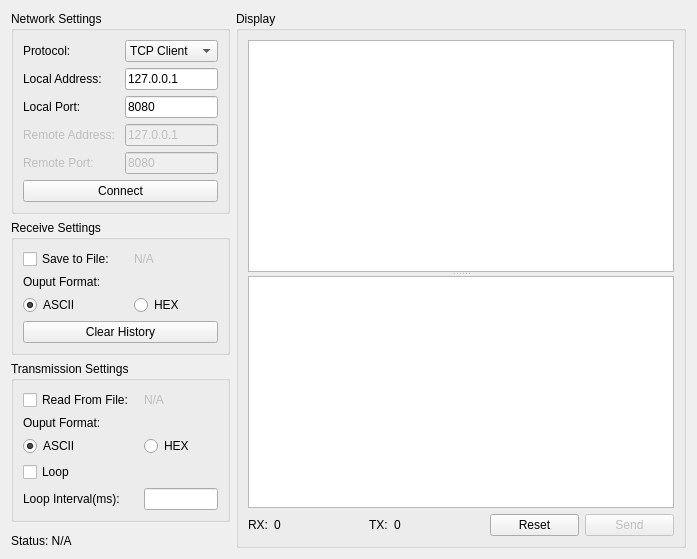
<?xml version="1.0" encoding="UTF-8"?>
<ui version="4.0">
 <class>MainWidget</class>
 <widget class="QWidget" name="MainWidget">
  <property name="geometry">
   <rect>
    <x>0</x>
    <y>0</y>
    <width>666</width>
    <height>498</height>
   </rect>
  </property>
  <property name="windowTitle">
   <string>Network Debugger</string>
  </property>
  <layout class="QGridLayout" name="MainGridLayout">
   <item row="0" column="0" colspan="2">
    <widget class="QGroupBox" name="NetworkSettingsGroupBox">
     <property name="sizePolicy">
      <sizepolicy hsizetype="Preferred" vsizetype="Preferred">
       <horstretch>0</horstretch>
       <verstretch>0</verstretch>
      </sizepolicy>
     </property>
     <property name="title">
      <string>Network Settings</string>
     </property>
     <layout class="QGridLayout" name="NetworkSettingsGridLayout">
      <item row="0" column="0">
       <widget class="QLabel" name="ProtocolLabel">
        <property name="text">
         <string>Protocol: </string>
        </property>
       </widget>
      </item>
      <item row="0" column="1">
       <widget class="QComboBox" name="ProtocolComboBox">
        <property name="sizePolicy">
         <sizepolicy hsizetype="Preferred" vsizetype="Preferred">
          <horstretch>0</horstretch>
          <verstretch>0</verstretch>
         </sizepolicy>
        </property>
        <item>
         <property name="text">
          <string>TCP Client</string>
         </property>
        </item>
        <item>
         <property name="text">
          <string>TCP Server</string>
         </property>
        </item>
        <item>
         <property name="text">
          <string>UDP</string>
         </property>
        </item>
       </widget>
      </item>
      <item row="1" column="0">
       <widget class="QLabel" name="LocalAddressLabel">
        <property name="text">
         <string>Local Address: </string>
        </property>
       </widget>
      </item>
      <item row="1" column="1">
       <widget class="QLineEdit" name="LocalAddressLineEdit">
        <property name="sizePolicy">
         <sizepolicy hsizetype="Preferred" vsizetype="Preferred">
          <horstretch>0</horstretch>
          <verstretch>0</verstretch>
         </sizepolicy>
        </property>
        <property name="text">
         <string>127.0.0.1</string>
        </property>
       </widget>
      </item>
      <item row="2" column="0">
       <widget class="QLabel" name="LocalPortLabel">
        <property name="text">
         <string>Local Port: </string>
        </property>
       </widget>
      </item>
      <item row="2" column="1">
       <widget class="QLineEdit" name="LocalPortLineEdit">
        <property name="sizePolicy">
         <sizepolicy hsizetype="Preferred" vsizetype="Preferred">
          <horstretch>0</horstretch>
          <verstretch>0</verstretch>
         </sizepolicy>
        </property>
        <property name="text">
         <string>8080</string>
        </property>
       </widget>
      </item>
      <item row="3" column="0">
       <widget class="QLabel" name="RemoteAddressLabel">
        <property name="enabled">
         <bool>false</bool>
        </property>
        <property name="text">
         <string>Remote Address: </string>
        </property>
       </widget>
      </item>
      <item row="3" column="1">
       <widget class="QLineEdit" name="RemoteAddressLineEdit">
        <property name="enabled">
         <bool>false</bool>
        </property>
        <property name="sizePolicy">
         <sizepolicy hsizetype="Preferred" vsizetype="Preferred">
          <horstretch>0</horstretch>
          <verstretch>0</verstretch>
         </sizepolicy>
        </property>
        <property name="text">
         <string>127.0.0.1</string>
        </property>
       </widget>
      </item>
      <item row="4" column="0">
       <widget class="QLabel" name="RemotePortLabel">
        <property name="enabled">
         <bool>false</bool>
        </property>
        <property name="text">
         <string>Remote Port: </string>
        </property>
       </widget>
      </item>
      <item row="4" column="1">
       <widget class="QLineEdit" name="RemotePortLineEdit">
        <property name="enabled">
         <bool>false</bool>
        </property>
        <property name="sizePolicy">
         <sizepolicy hsizetype="Preferred" vsizetype="Preferred">
          <horstretch>0</horstretch>
          <verstretch>0</verstretch>
         </sizepolicy>
        </property>
        <property name="text">
         <string>8080</string>
        </property>
       </widget>
      </item>
      <item row="5" column="0" colspan="2">
       <widget class="QPushButton" name="ConnectPushButton">
        <property name="sizePolicy">
         <sizepolicy hsizetype="Preferred" vsizetype="Preferred">
          <horstretch>0</horstretch>
          <verstretch>0</verstretch>
         </sizepolicy>
        </property>
        <property name="text">
         <string>Connect</string>
        </property>
       </widget>
      </item>
     </layout>
    </widget>
   </item>
   <item row="1" column="0" colspan="2">
    <widget class="QGroupBox" name="RXSettingsGroupBox">
     <property name="sizePolicy">
      <sizepolicy hsizetype="Preferred" vsizetype="Preferred">
       <horstretch>0</horstretch>
       <verstretch>0</verstretch>
      </sizepolicy>
     </property>
     <property name="title">
      <string>Receive Settings</string>
     </property>
     <layout class="QGridLayout" name="RXSettingsGridLayout">
      <item row="2" column="1">
       <widget class="QRadioButton" name="RXHEXRadioButton">
        <property name="sizePolicy">
         <sizepolicy hsizetype="Preferred" vsizetype="Preferred">
          <horstretch>1</horstretch>
          <verstretch>0</verstretch>
         </sizepolicy>
        </property>
        <property name="text">
         <string>HEX</string>
        </property>
       </widget>
      </item>
      <item row="0" column="0">
       <widget class="QCheckBox" name="RXSaveToFileCheckBox">
        <property name="sizePolicy">
         <sizepolicy hsizetype="Preferred" vsizetype="Preferred">
          <horstretch>1</horstretch>
          <verstretch>0</verstretch>
         </sizepolicy>
        </property>
        <property name="minimumSize">
         <size>
          <width>105</width>
          <height>0</height>
         </size>
        </property>
        <property name="text">
         <string>Save to File: </string>
        </property>
       </widget>
      </item>
      <item row="0" column="1">
       <widget class="QLabel" name="RXFilePathLabel">
        <property name="enabled">
         <bool>false</bool>
        </property>
        <property name="sizePolicy">
         <sizepolicy hsizetype="Preferred" vsizetype="Preferred">
          <horstretch>1</horstretch>
          <verstretch>0</verstretch>
         </sizepolicy>
        </property>
        <property name="text">
         <string>N/A</string>
        </property>
       </widget>
      </item>
      <item row="1" column="0" colspan="2">
       <widget class="QLabel" name="RXOutputFormatLabel">
        <property name="text">
         <string>Ouput Format: </string>
        </property>
       </widget>
      </item>
      <item row="2" column="0">
       <widget class="QRadioButton" name="RXASCIIRadioButton">
        <property name="sizePolicy">
         <sizepolicy hsizetype="Preferred" vsizetype="Preferred">
          <horstretch>1</horstretch>
          <verstretch>0</verstretch>
         </sizepolicy>
        </property>
        <property name="text">
         <string>ASCII</string>
        </property>
        <property name="checked">
         <bool>true</bool>
        </property>
       </widget>
      </item>
      <item row="3" column="0" colspan="2">
       <widget class="QPushButton" name="ClearHistoryPushButton">
        <property name="text">
         <string>Clear History</string>
        </property>
       </widget>
      </item>
     </layout>
    </widget>
   </item>
   <item row="2" column="0" colspan="2">
    <widget class="QGroupBox" name="TXSettingsGroupBox">
     <property name="sizePolicy">
      <sizepolicy hsizetype="Preferred" vsizetype="Preferred">
       <horstretch>0</horstretch>
       <verstretch>0</verstretch>
      </sizepolicy>
     </property>
     <property name="title">
      <string>Transmission Settings</string>
     </property>
     <layout class="QGridLayout" name="gridLayout">
      <item row="0" column="0">
       <widget class="QCheckBox" name="TXReadFromFileCheckBox">
        <property name="sizePolicy">
         <sizepolicy hsizetype="Preferred" vsizetype="Preferred">
          <horstretch>1</horstretch>
          <verstretch>0</verstretch>
         </sizepolicy>
        </property>
        <property name="text">
         <string>Read From File: </string>
        </property>
       </widget>
      </item>
      <item row="0" column="1">
       <widget class="QLabel" name="TXFilePathLabel">
        <property name="enabled">
         <bool>false</bool>
        </property>
        <property name="sizePolicy">
         <sizepolicy hsizetype="Preferred" vsizetype="Preferred">
          <horstretch>1</horstretch>
          <verstretch>0</verstretch>
         </sizepolicy>
        </property>
        <property name="text">
         <string>N/A</string>
        </property>
       </widget>
      </item>
      <item row="1" column="0">
       <widget class="QLabel" name="TXOutputFormatLabel">
        <property name="text">
         <string>Ouput Format: </string>
        </property>
       </widget>
      </item>
      <item row="2" column="0">
       <widget class="QRadioButton" name="TXASCIIRadioButton">
        <property name="sizePolicy">
         <sizepolicy hsizetype="Preferred" vsizetype="Preferred">
          <horstretch>1</horstretch>
          <verstretch>0</verstretch>
         </sizepolicy>
        </property>
        <property name="text">
         <string>ASCII</string>
        </property>
        <property name="checked">
         <bool>true</bool>
        </property>
       </widget>
      </item>
      <item row="2" column="1">
       <widget class="QRadioButton" name="TXHEXRadioButton">
        <property name="sizePolicy">
         <sizepolicy hsizetype="Preferred" vsizetype="Preferred">
          <horstretch>1</horstretch>
          <verstretch>0</verstretch>
         </sizepolicy>
        </property>
        <property name="text">
         <string>HEX</string>
        </property>
       </widget>
      </item>
      <item row="3" column="0">
       <widget class="QCheckBox" name="TXLoopCheckBox">
        <property name="sizePolicy">
         <sizepolicy hsizetype="Preferred" vsizetype="Preferred">
          <horstretch>0</horstretch>
          <verstretch>0</verstretch>
         </sizepolicy>
        </property>
        <property name="text">
         <string>Loop</string>
        </property>
       </widget>
      </item>
      <item row="4" column="0">
       <widget class="QLabel" name="TXLoopIntervalLabel">
        <property name="sizePolicy">
         <sizepolicy hsizetype="Preferred" vsizetype="Preferred">
          <horstretch>1</horstretch>
          <verstretch>0</verstretch>
         </sizepolicy>
        </property>
        <property name="text">
         <string>Loop Interval(ms): </string>
        </property>
       </widget>
      </item>
      <item row="4" column="1">
       <widget class="QLineEdit" name="TXLoopIntervalLineEdit">
        <property name="sizePolicy">
         <sizepolicy hsizetype="Preferred" vsizetype="Preferred">
          <horstretch>1</horstretch>
          <verstretch>0</verstretch>
         </sizepolicy>
        </property>
       </widget>
      </item>
     </layout>
    </widget>
   </item>
   <item row="4" column="0">
    <widget class="QLabel" name="StatusLabel">
     <property name="sizePolicy">
      <sizepolicy hsizetype="Preferred" vsizetype="Preferred">
       <horstretch>0</horstretch>
       <verstretch>0</verstretch>
      </sizepolicy>
     </property>
     <property name="text">
      <string>Status: N/A</string>
     </property>
    </widget>
   </item>
   <item row="0" column="2" rowspan="5">
    <widget class="QGroupBox" name="DisplayGroupBox">
     <property name="sizePolicy">
      <sizepolicy hsizetype="Expanding" vsizetype="Expanding">
       <horstretch>0</horstretch>
       <verstretch>0</verstretch>
      </sizepolicy>
     </property>
     <property name="minimumSize">
      <size>
       <width>450</width>
       <height>462</height>
      </size>
     </property>
     <property name="title">
      <string>Display</string>
     </property>
     <layout class="QGridLayout" name="DisplayGridLayout">
      <item row="0" column="0" colspan="6">
       <widget class="QSplitter" name="ReceiveSendSplitter">
        <property name="orientation">
         <enum>Qt::Vertical</enum>
        </property>
        <property name="opaqueResize">
         <bool>true</bool>
        </property>
        <property name="childrenCollapsible">
         <bool>false</bool>
        </property>
        <widget class="QTextBrowser" name="ReceiveTextBrowser">
         <property name="sizePolicy">
          <sizepolicy hsizetype="Expanding" vsizetype="Expanding">
           <horstretch>0</horstretch>
           <verstretch>0</verstretch>
          </sizepolicy>
         </property>
        </widget>
        <widget class="QPlainTextEdit" name="SendTextEdit">
         <property name="sizePolicy">
          <sizepolicy hsizetype="Expanding" vsizetype="Expanding">
           <horstretch>0</horstretch>
           <verstretch>0</verstretch>
          </sizepolicy>
         </property>
        </widget>
       </widget>
      </item>
      <item row="1" column="0">
       <widget class="QLabel" name="RXLabel">
        <property name="sizePolicy">
         <sizepolicy hsizetype="Fixed" vsizetype="Preferred">
          <horstretch>0</horstretch>
          <verstretch>0</verstretch>
         </sizepolicy>
        </property>
        <property name="text">
         <string>RX:</string>
        </property>
       </widget>
      </item>
      <item row="1" column="1">
       <widget class="QLabel" name="RXValueLabel">
        <property name="text">
         <string>0</string>
        </property>
       </widget>
      </item>
      <item row="1" column="2">
       <widget class="QLabel" name="TXLabel">
        <property name="sizePolicy">
         <sizepolicy hsizetype="Fixed" vsizetype="Preferred">
          <horstretch>0</horstretch>
          <verstretch>0</verstretch>
         </sizepolicy>
        </property>
        <property name="text">
         <string>TX:</string>
        </property>
       </widget>
      </item>
      <item row="1" column="3">
       <widget class="QLabel" name="TXValueLabel">
        <property name="text">
         <string>0</string>
        </property>
       </widget>
      </item>
      <item row="1" column="4">
       <widget class="QPushButton" name="ResetCounterPushButton">
        <property name="sizePolicy">
         <sizepolicy hsizetype="Preferred" vsizetype="Preferred">
          <horstretch>0</horstretch>
          <verstretch>0</verstretch>
         </sizepolicy>
        </property>
        <property name="text">
         <string>Reset</string>
        </property>
       </widget>
      </item>
      <item row="1" column="5">
       <widget class="QPushButton" name="SendPushButton">
        <property name="enabled">
         <bool>false</bool>
        </property>
        <property name="sizePolicy">
         <sizepolicy hsizetype="Preferred" vsizetype="Preferred">
          <horstretch>0</horstretch>
          <verstretch>0</verstretch>
         </sizepolicy>
        </property>
        <property name="text">
         <string>Send</string>
        </property>
       </widget>
      </item>
     </layout>
    </widget>
   </item>
   <item row="3" column="0">
    <spacer name="SettingStatusVerticalSpacer">
     <property name="orientation">
      <enum>Qt::Vertical</enum>
     </property>
     <property name="sizeType">
      <enum>QSizePolicy::Expanding</enum>
     </property>
     <property name="sizeHint" stdset="0">
      <size>
       <width>20</width>
       <height>101</height>
      </size>
     </property>
    </spacer>
   </item>
  </layout>
 </widget>
 <resources/>
 <connections/>
</ui>
